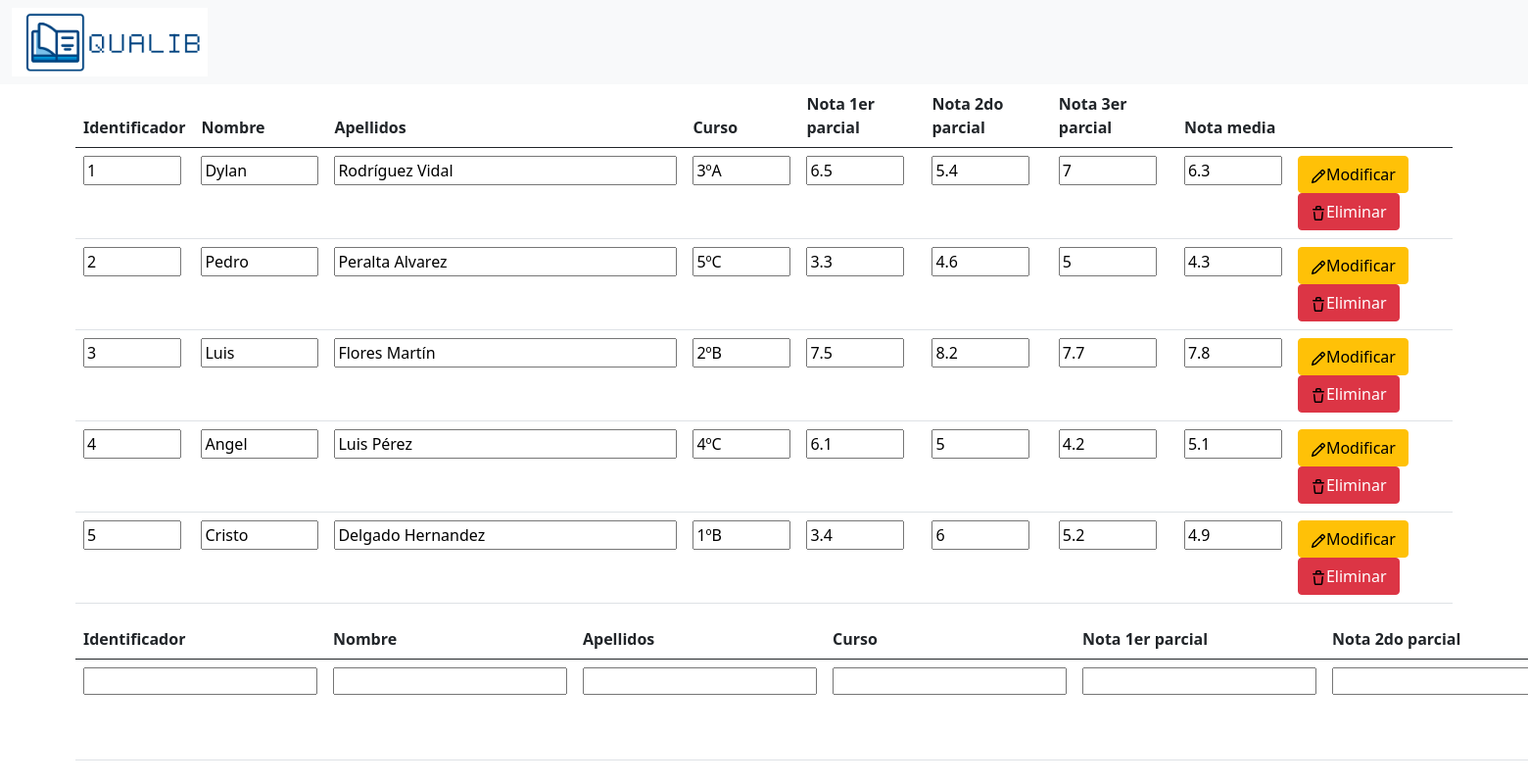
The page /Controlador/init.php (signed in) on the database its author committed.
### tables this page shows
CREATE TABLE alumnos (
    id INT NOT NULL AUTO_INCREMENT,
    nombre VARCHAR(120) NOT NULL,
    apellidos VARCHAR(120) NOT NULL,
    curso VARCHAR(3) NOT NULL,
    parcial1 FLOAT NOT NULL,
    parcial2 FLOAT NOT NULL,
    parcial3 FLOAT NOT NULL,
    PRIMARY KEY(id)
);

### Controlador/init.php (called while the page is built, shortened)
<?php
require_once("ControladorProfesor.php");
$numPag = 1;
$tamPag = 10;
$listaAlumnos = ControladorProfesor::listar($numPag, $tamPag);
require_once("../Vista/vistaProfesor.php");

### Modelo/ModeloAlumno.php (called while the page is built, shortened)
<?php
require_once("Alumno.php");
class ModeloAlumno {
    public static function consulta(string $sql) {
        [$host, $usuario, $password, $bd] = ['localhost', 'staff', 'adminadmin123456', 'quaLib'];
        try {
            $conexion = new PDO("mysql:host=$host;dbname=$bd;charset=utf8", $usuario, $password);
            $conexion->setAttribute(PDO::ATTR_ERRMODE, PDO::ERRMODE_EXCEPTION);
            $resultado = $conexion->query($sql);
        } catch (PDOException $exception) {
            exit($exception);
        }
        return $resultado;
    }
    public static function listar(int $numPag = 1, int $tamPag = 10): array {
        $comienzo = ($numPag - 1) * $tamPag;
        $resultado = ModeloAlumno::consulta("SELECT * FROM alumnos LIMIT $comienzo, $tamPag");
        $listaAlumnos = [];
        while ($alumno = $resultado->fetch(PDO::FETCH_ASSOC)) {
            $listaAlumnos[] = Alumno::getAlumno($alumno);
        }
        return $listaAlumnos;
    }
}

### Controlador/ControladorProfesor.php (called while the page is built, shortened)
<?php
require_once("../Modelo/Alumno.php");
require_once("../Modelo/ModeloAlumno.php");
class ControladorProfesor {
    public static function listar($numPag = 1, $tamPag = 10): array {
        return ModeloAlumno::listar($numPag, $tamPag);
    }
}

### Modelo/Alumno.php (called while the page is built, shortened)
<?php
class Alumno {
    private $atributos = [];
    public function __construct(string $nombre, string $apellidos, string $curso, float $parcial1, float $parcial2, float $parcial3, int $id = null) {
        $this->atributos['nombre'] = $nombre;
        $this->atributos['apellidos'] = $apellidos;
        $this->atributos['curso'] = $curso;
        $this->atributos['parcial1'] = $parcial1;
        $this->atributos['parcial2'] = $parcial2;
        $this->atributos['parcial3'] = $parcial3;
        $this->atributos['id'] = $id;
    }
    public static function getAlumno(array $alumno): Alumno {
        [$id, $nombre, $apellidos, $curso, $parcial1, $parcial2, $parcial3] = [$alumno['id'], $alumno['nombre'], $alumno['apellidos'], $alumno['curso'], $alumno['parcial1'], $alumno['parcial2'], $alumno['parcial3']];
        return new Alumno($nombre, $apellidos, $curso, $parcial1, $parcial2, $parcial3, $id);
    }
    public function __get($atributo) {
        return $this->atributos[$atributo];
    }
    public function calcularNota() {
        return round(($this->parcial1 + $this->parcial2 + $this->parcial3) / 3, 1);
    }
}

### Vista/vistaProfesor.php (the view, shortened to what this page needs)
<!doctype html>
<html lang="es">
<head>
    <link href="https://cdn.jsdelivr.net/npm/bootstrap@5.0.2/dist/css/bootstrap.min.css" rel="stylesheet">
</head>
<body>
    <nav class="navbar navbar-expand-lg navbar-light bg-light">
        <div class="container-fluid">
            <img src="../src/img/quaLib_logo.png" alt="Logo QUALIB" width="200px">
        </div>
    </nav>
    <div class="container-fluid">
        <div class="row d-flex justify-content-center">
            <div class="col-11">
                <table class="table">
                    <thead>
                    <tr>
                        <th scope="col">Identificador</th>
                        <th scope="col">Nombre</th>
                        <th scope="col">Apellidos</th>
                        <th scope="col">Curso</th>
                        <th scope="col">Nota 1er parcial</th>
                        <th scope="col">Nota 2do parcial</th>
                        <th scope="col">Nota 3er parcial</th>
                        <th scope="col">Nota media</th>
                        <th scope="col"></th>
                    </tr>
                    </thead>
                    <tbody>
                    <?php
                    foreach ($listaAlumnos as $alumno) {
                    ?>
                    <tr id="<?=$alumno->id?>">
                        <td><input type="number" name="id" value="<?=$alumno->id?>" style="width:100px;"></td>
                        <td><input type="text" name="nombre" value="<?=$alumno->nombre?>" style="width:120px;"></td>
                        <td><input type="text" name="apellidos" value="<?=$alumno->apellidos?>" style="width:350px;"></td>
                        <td><input type="text" name="asignatura" value="<?=$alumno->curso?>" style="width:100px;"></td>
                        <td><input type="number" name="parcial1" value="<?=$alumno->parcial1?>" style="width:100px;"></td>
                        <td><input type="number" name="parcial2" value="<?=$alumno->parcial2?>" style="width:100px;"></td>
                        <td><input type="number" name="parcial1" value="<?=$alumno->parcial3?>" style="width:100px;"></td>
                        <td><input type="number" name="nota" value="<?=$alumno->calcularNota()?>" style="width:100px;"></td>
                        <td>
                            <button type="button" class="btn btn-warning" id="modificar_<?=$alumno->id?>" onclick="modificar('<?=$alumno->id?>')">
                                Modificar
                            </button>
                            <button type="button" class="btn btn-danger" onclick="eliminar('<?=$alumno->id?>')">
                                Eliminar
                            </button>
                        </td>
                    </tr>
                    <?php
                    }
                    ?>
                    </tbody>
                </table>
                <table class="table">
                    <thead>
                    <tr>
                        <th scope="col">Identificador</th>
                        <th scope="col">Nombre</th>
                        <th scope="col">Apellidos</th>
                        <th scope="col">Curso</th>
                        <th scope="col">Nota 1er parcial</th>
                        <th scope="col">Nota 2do parcial</th>
                    </tr>
                    </thead>
                    <tbody>
                    <tr id="insertar">
                        <td><input type="number" name="id" maxlength="5" style="height: 100%"></td>
                        <td><input type="text" name="nombre" maxlength="120" style="height: 100%"></td>
                        <td><input type="text" name="apellidos" maxlength="120" style="height: 100%"></td>
                        <td><input type="text" name="curso" maxlength="50" style="height: 100%"></td>
                        <td><input type="number" name="parcial1" maxlength="2" style="height: 100%"></td>
                        <td><input type="number" name="parcial2" maxlength="2" style="height: 100%"></td>
                    </tr>
                    </tbody>
                </table>
            </div>
        </div>
    </div>
</body>
</html>

### rows shown on the page
alumnos: id "1", nombre "Dylan", apellidos "Rodríguez Vidal", asignatura "3ºA", parcial1 "6.5", parcial2 "5.4", parcial1 "7", nota "6.3"
alumnos: id "2", nombre "Pedro", apellidos "Peralta Alvarez", asignatura "5ºC", parcial1 "3.3", parcial2 "4.6", parcial1 "5", nota "4.3"
alumnos: id "3", nombre "Luis", apellidos "Flores Martín", asignatura "2ºB", parcial1 "7.5", parcial2 "8.2", parcial1 "7.7", nota "7.8"
alumnos: id "4", nombre "Angel", apellidos "Luis Pérez", asignatura "4ºC", parcial1 "6.1", parcial2 "5", parcial1 "4.2", nota "5.1"
alumnos: id "5", nombre "Cristo", apellidos "Delgado Hernandez", asignatura "1ºB", parcial1 "3.4", parcial2 "6", parcial1 "5.2", nota "4.9"
